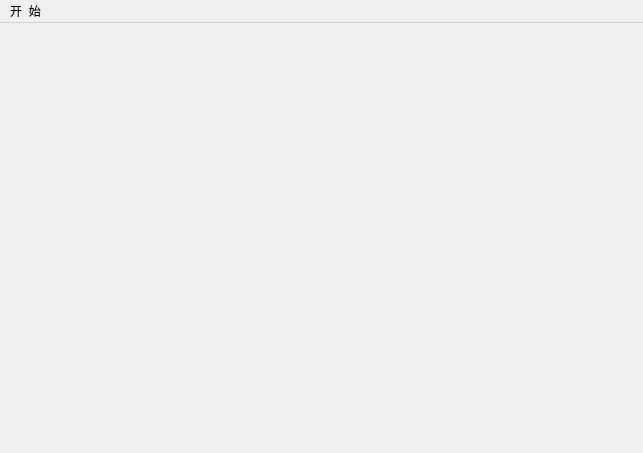
<?xml version="1.0" encoding="UTF-8"?>
<ui version="4.0">
 <class>MainScence</class>
 <widget class="QMainWindow" name="MainScence">
  <property name="geometry">
   <rect>
    <x>0</x>
    <y>0</y>
    <width>643</width>
    <height>453</height>
   </rect>
  </property>
  <property name="windowTitle">
   <string>MainScence</string>
  </property>
  <widget class="QWidget" name="centralwidget"/>
  <widget class="QMenuBar" name="menubar">
   <property name="geometry">
    <rect>
     <x>0</x>
     <y>0</y>
     <width>643</width>
     <height>22</height>
    </rect>
   </property>
   <property name="nativeMenuBar">
    <bool>false</bool>
   </property>
   <widget class="QMenu" name="menu">
    <property name="title">
     <string>开  始</string>
    </property>
    <addaction name="actionquit"/>
   </widget>
   <addaction name="menu"/>
  </widget>
  <action name="actionquit">
   <property name="text">
    <string>退  出</string>
   </property>
   <property name="iconText">
    <string>quit</string>
   </property>
  </action>
 </widget>
 <resources/>
 <connections/>
</ui>
